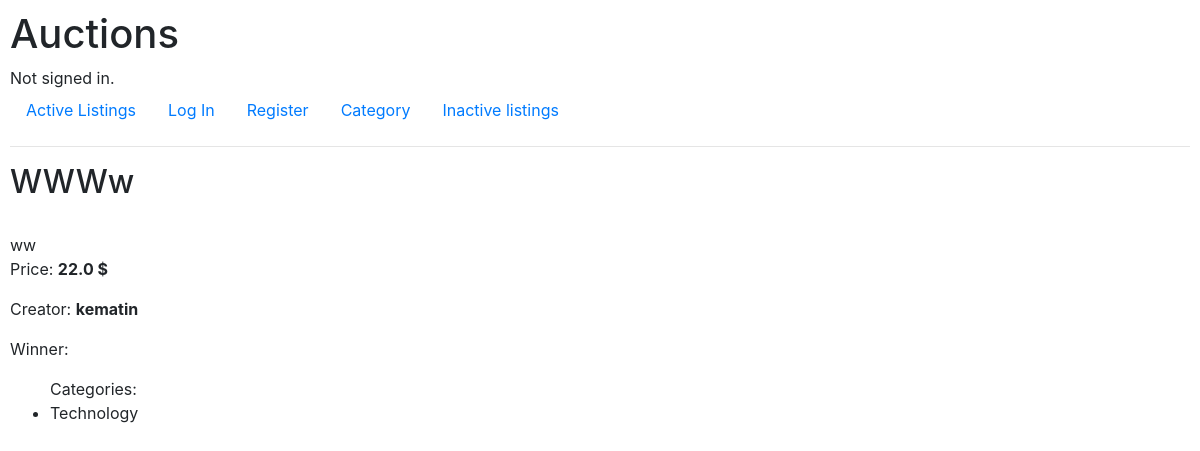
The page /inactive/4 on the database its author committed.
### auctions/models.py (models this page shows, shortened)
class Listing(models.Model):
    name = models.CharField(max_length=20)
    description = models.TextField(max_length=500)
    cost = models.FloatField()
    image_url = models.URLField(blank=True)
    category_names = models.ManyToManyField(Category, blank=True, related_name="category")
    creator = models.ForeignKey(User, on_delete=models.CASCADE, related_name="creator")
    winner = models.CharField(max_length=150, blank=True)
    temporary_winner = models.CharField(max_length=150, blank=True)

class User(AbstractUser):
    pass

class Category(models.Model):
    name = models.CharField(max_length=25)
    def __str__(self):
        return self.name

### auctions/views.py (the view)
# urls.py: path("inactive/<int:listing_id>", views.inactive_listing, name="inactive_listing"),
def inactive_listing(request, listing_id):
    listing = Listing.objects.all().get(id=listing_id)
    categories = listing.category_names.all()
    context = {"listing": listing, "categories": categories}
    return render(request, "auctions/inactive_listing.html", context)

### templates/auctions/inactive_listing.html (shortened to what this page needs)
{% extends "auctions/layout.html" %}
{% block body %}
    <h2> {{ listing.name }}</h2>
    <div class="about_listing">
        <br>{{ listing.description }}
        <p>Price: <strong>{{ listing.cost }} $</strong></p>
        <p>Creator: <strong>{{ listing.creator }}</strong> </p>
        <p>Winner: <strong>{{ listing.winner }}</strong></p>
        <p>
            <ul> Categories:
                {% for category in categories %}
                    <li> {{ category }}</li>
                {% empty %}
                    <li>No categories :[</li>
                {% endfor %}
            </ul>
        </p>
    </div>
{% endblock %}

### static/auctions/styles.css (style rules this page uses)
body { padding: 10px; }

### rows shown on the page
Listing: name "WWWw", description "ww", cost "22.0", creator "kematin"
Category: name "Technology"
